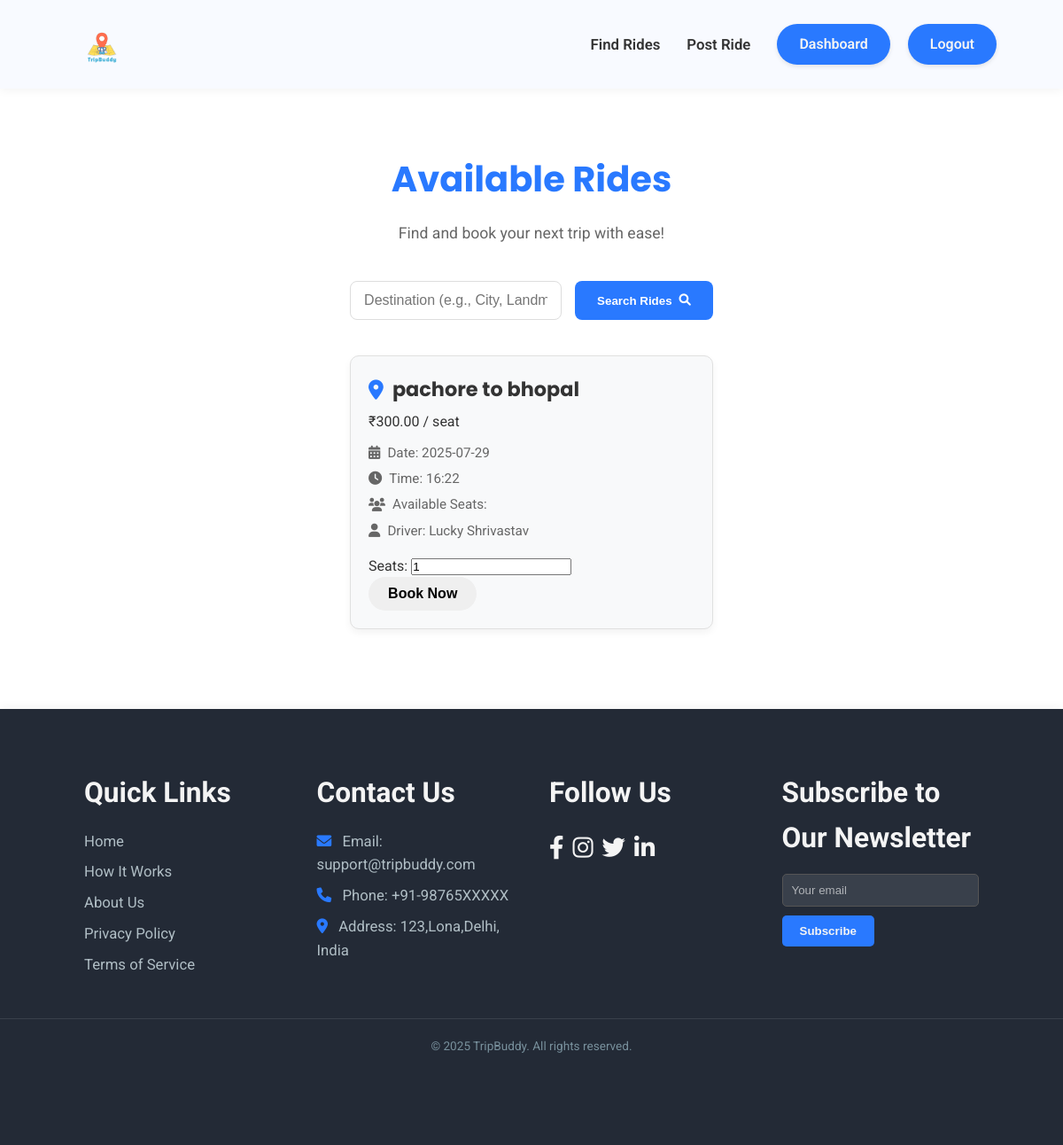
The page /find_rides (signed in) on the database its author committed.
### models.py (models this page shows, shortened)
class Ride(db.Model):
    id = db.Column(db.Integer, primary_key=True)
    creator_id = db.Column(db.Integer, db.ForeignKey('user.id'), nullable=False)
    start_location = db.Column(db.String(100), nullable=False)
    end_location = db.Column(db.String(100), nullable=False)
    price = db.Column(db.Float, nullable=False)
    seats = db.Column(db.Integer, nullable=False)
    date = db.Column(db.Date, nullable=False) # Make sure this is present and nullable=False
    time = db.Column(db.String(20), nullable=False) # Make sure this is present and nullable=False
    description = db.Column(db.Text, nullable=True)
    bookings = db.relationship('Booking', backref='ride', lazy=True)
    status = db.Column(db.String(20), default='active', nullable=False) # e.g., 'active', 'completed', 'cancelled'
    driver = db.relationship('User', foreign_keys=[creator_id], backref='offered_rides', lazy=True)

class User(UserMixin, db.Model):
    id = db.Column(db.Integer, primary_key=True)
    username = db.Column(db.String(80), unique=True, nullable=False)
    email = db.Column(db.String(120), unique=True, nullable=False)
    password = db.Column(db.String(120), nullable=False)
    role = db.Column(db.String(20), nullable=False) # e.g., 'Renter', 'Provider'
    rides_created = db.relationship('Ride', backref='creator', lazy=True)
    rides_taken = db.Column(db.Integer, default=0, nullable=False)
    can_offer_rides = db.Column(db.Boolean, default=False, nullable=False)
    can_find_rides = db.Column(db.Boolean, default=False, nullable=False)
    received_notifications = db.relationship('Notification', backref='recipient', lazy=True, foreign_keys='Notification.user_id')
    bookings_made = db.relationship('Booking', backref='booker', lazy=True, foreign_keys='Booking.user_id')

### app.py (the view)
@app.route('/find_rides', methods=['GET'])
@login_required
def find_rides():
    if not current_user.can_find_rides:
        flash('You need to activate "Find a Ride" from your dashboard to view and book rides.', 'warning')
        return redirect(url_for('dashboard'))
    rides_query = Ride.query.filter(Ride.seats > 0, Ride.creator_id != current_user.id)
    start_location = request.args.get('start_location')
    end_location = request.args.get('end_location')
    if start_location:
        rides_query = rides_query.filter(Ride.start_location.ilike(f'%{start_location}%'))
    if end_location:
        rides_query = rides_query.filter(Ride.end_location.ilike(f'%{end_location}%'))
    rides = rides_query.all()
    return render_template('find_rides.html', rides=rides)

### app.py (called while the page is built)
@login_manager.user_loader
def load_user(user_id):
    return User.query.get(int(user_id))

### templates/find_rides.html (shortened to what this page needs)
<!DOCTYPE html>
<html lang="en">
<head>
    <link rel="stylesheet" href="https://cdnjs.cloudflare.com/ajax/libs/font-awesome/6.0.0-beta3/css/all.min.css">
    <link rel="stylesheet" href="{{ url_for('static', filename='css/main.css') }}">
    <link rel="stylesheet" href="{{ url_for('static', filename='css/dashboard.css') }}">
</head>
<body>
    <header class="dashboard-header">
        <div class="header-container">
            <div class="logo">
                <img src="{{ url_for('static', filename='images/tripbuddy.png') }}" alt="TripBuddy Logo" class="logo-img">
            </div>
            <div class="header-right-section">
                <nav class="dashboard-nav-header">
                    <ul>
                        <li><a href="{{ url_for('find_rides') }}" {% if not current_user.can_find_rides %}class="disabled-link"{% endif %}>Find Rides</a></li>
                        <li><a href="{{ url_for('post_ride') }}" {% if not current_user.can_offer_rides %}class="disabled-link"{% endif %}>Post Ride</a></li>
                    </ul>
                </nav>
                <div class="header-actions">
                    <a href="{{ url_for('dashboard') }}" class="logout-btn-header">Dashboard</a>
                    <a href="{{ url_for('logout') }}" class="logout-btn-header">Logout</a>
                </div>
            </div>
        </div>
    </header>
    <main class="find-rides-main">
        <div class="find-rides-container">
            <h1 class="find-rides-heading">Available Rides</h1>
            <p class="find-rides-subheading">Find and book your next trip with ease!</p>
            {% if not current_user.can_find_rides %}
                <div class="activation-required">
                    <h2>Feature Not Activated</h2>
                    <p>As a **Provider**, you need to activate the "Find a Ride" feature from your dashboard to view and book rides.</p>
                    <a href="{{ url_for('dashboard') }}" class="btn-go-dashboard">Go to Dashboard to Activate</a>
                </div>
            {% else %}
                <form action="{{ url_for('find_rides') }}" method="GET" class="search-rides-form">
                    <input type="text" name="destination" placeholder="Destination (e.g., City, Landmark)" value="{{ request.args.get('destination', '') }}">
                    <button type="submit">Search Rides <i class="fas fa-search"></i></button>
                </form>
                {% if rides %}
                    <div class="rides-list">
                        {% for ride in rides %}
                            <div class="ride-card">
                                <div class="ride-card-header">
                                    <h3><i class="fas fa-map-marker-alt"></i> {{ ride.start_location }} to {{ ride.end_location }}</h3>
                                    <span class="ride-price">₹{{ "%.2f"|format(ride.price) }} / seat</span>
                                </div>
                                <div class="ride-details">
                                    <p><i class="fas fa-calendar-alt"></i> Date: {{ ride.date.strftime('%Y-%m-%d') }}</p>
                                    <p><i class="fas fa-clock"></i> Time: {{ ride.time }}</p>
                                    <p><i class="fas fa-users"></i> Available Seats: {{ ride.seats_available }}</p>
                                    <p><i class="fas fa-user"></i> Driver: {{ ride.driver.username }}</p>
                                </div>
                                {% if current_user.id != ride.creator_id %}
                                    <form action="{{ url_for('book_ride', ride_id=ride.id) }}" method="POST" class="book-ride-form">
                                        <div class="form-group">
                                            <label for="seats-{{ ride.id }}">Seats:</label>
                                            <input type="number" id="seats-{{ ride.id }}" name="seats_to_book" min="1" max="{{ ride.seats_available }}" value="1" required class="form-control-sm">
                                        </div>
                                        <button type="submit" class="btn btn-primary btn-book">Book Now</button>
                                    </form>
                                {% else %}
                                    <p class="own-ride-note"><i class="fas fa-info-circle"></i> This is your ride.</p>
                                {% endif %}
                            </div>
                        {% endfor %}
                    </div>
                {% else %}
                    <p class="no-rides-message"><i class="fas fa-info-circle"></i> No rides found matching your criteria. Try a different destination!</p>
                {% endif %}
            {% endif %}
        </div>
    </main>
    <footer class="main-footer section-padding">
        <div class="footer-container container">
            <div class="footer-links-group">
                <h4>Quick Links</h4>
                <a href="{{ url_for('home') }}">Home</a>
                <a href="{{ url_for('home') }}#how-it-works">How It Works</a>
                <a href="{{ url_for('about') }}">About Us</a>
                <a href="#">Privacy Policy</a>
                <a href="#">Terms of Service</a>
            </div>
            <div class="footer-contact-group">
                <h4>Contact Us</h4>
                <p><i class="fas fa-envelope"></i> Email: support@tripbuddy.com</p>
                <p><i class="fas fa-phone"></i> Phone: +91-98765XXXXX</p>
                <p><i class="fas fa-map-marker-alt"></i> Address: 123,Lona,Delhi, India</p>
            </div>
            <div class="footer-social-group">
                <h4>Follow Us</h4>
                <div class="social-icons">
                    <a href="https://www.facebook.com" target="_blank" aria-label="Facebook"><i class="fab fa-facebook-f"></i></a>
                    <a href="https://www.instagram.com" target="_blank" aria-label="Instagram"><i class="fab fa-instagram"></i></a>
                    <a href="https://www.twitter.com" target="_blank" aria-label="Twitter"><i class="fab fa-twitter"></i></a>
                    <a href="https://www.linkedin.com" target="_blank" aria-label="LinkedIn"><i class="fab fa-linkedin-in"></i></a>
                </div>
            </div>
            <div class="footer-newsletter-group">
                <h4>Subscribe to Our Newsletter</h4>
                <form class="newsletter-form">
                    <input type="email" placeholder="Your email" required />
                    <button type="submit">Subscribe</button>
                </form>
            </div>
        </div>
        <p class="footer-copy">&copy; 2025 TripBuddy. All rights reserved.</p>
    </footer>
</body>
</html>

### static/css/main.css (style rules this page uses)
* { margin: 0; padding: 0; box-sizing: border-box; }
:root { --primary-color: #2979FF; --secondary-color: #FFD600; --dark-blue-hover: #1976D2; --dark-yellow-hover: #FFC107; --text-dark: #333333; --text-light: #f4f4f4; --background-light: #ffffff; --bg-dark: #232a36; --shadow-light: rgba(0, 0, 0, 0.05); --shadow-medium: rgba(0, 0, 0, 0.15); --poppins: 'Poppins', sans-serif; --roboto: 'Roboto', sans-serif; --primary-color-dark: #1976D2; --text-white: #ffffff; --bg-card: #ffffff; --text-medium: #666; }
body { font-family: var(--roboto); line-height: 1.6; color: var(--text-dark); background-color: #F0F2F5; overflow-x: hidden; display: flex; flex-direction: column; min-height: 100vh; }
.container { width: 90%; max-width: 1200px; margin: 0 auto; }
h1, h2, h3 { font-family: var(--poppins); color: var(--text-dark); margin-bottom: 20px; }
.section-padding { padding: 80px 0; }
.logo img { height: 80px; width: auto; display: block; }
.btn, .nav-btn { display: inline-flex; align-items: center; justify-content: center; padding: 8px 20px; border-radius: 25px; text-decoration: none; font-weight: 600; transition: all 0.3s ease; font-size: 1em; border: 2px solid transparent; cursor: pointer; white-space: nowrap; }
.btn::after, .nav-btn::after { display: none; }
.main-footer { background: var(--bg-dark); color: #B0BEC5; text-align: center; box-shadow: 0 -2px 10px var(--shadow-light); padding-top: 50px; margin-top: auto; }
.main-footer .footer-container { display: flex; flex-wrap: wrap; justify-content: space-around; margin-bottom: 20px; font-size: 1.1em; padding: 0 15px; }
.footer-links-group, .footer-contact-group, .footer-social-group, .footer-newsletter-group { margin: 20px; min-width: 200px; flex: 1; max-width: 280px; text-align: left; }
.footer-links-group h4, .footer-contact-group h4, .footer-social-group h4, .footer-newsletter-group h4 { margin-bottom: 15px; font-size: 1.8em; color: var(--text-light); }
.footer-links-group a, .footer-contact-group p { display: block; color: #B0BEC5; text-decoration: none; margin-bottom: 8px; font-size: 0.95em; }
.footer-contact-group p i { margin-right: 8px; color: var(--primary-color); }
.footer-social-group .social-icons { margin-top: 0; display: flex; justify-content: flex-start; }
.footer-social-group .social-icons a { margin: 0 10px 0 0; font-size: 1.5em; color: var(--text-light); }
.footer-newsletter-group .newsletter-form { display: flex; flex-direction: column; align-items: flex-start; }
.footer-newsletter-group input { padding: 10px; width: 100%; max-width: 250px; margin-bottom: 10px; border: 1px solid #555; background-color: rgba(255, 255, 255, 0.1); color: var(--text-light); border-radius: 5px; }
.footer-newsletter-group input::placeholder { color: rgba(255, 255, 255, 0.6); }
.footer-newsletter-group button { padding: 10px 20px; background-color: var(--primary-color); color: var(--text-light); border: none; cursor: pointer; border-radius: 5px; font-weight: bold; transition: background-color 0.3s ease; }
.footer-copy { border-top: 1px solid rgba(255, 255, 255, 0.1); padding-top: 20px; margin-top: 20px; padding-bottom: 20px; font-size: 0.85em; color: #78909C; }

### rows shown on the page
Ride: start_location "pachore", end_location "bhopal", price "300.00", date "2025-07-29", time "16:22", driver.username "Lucky Shrivastav"
